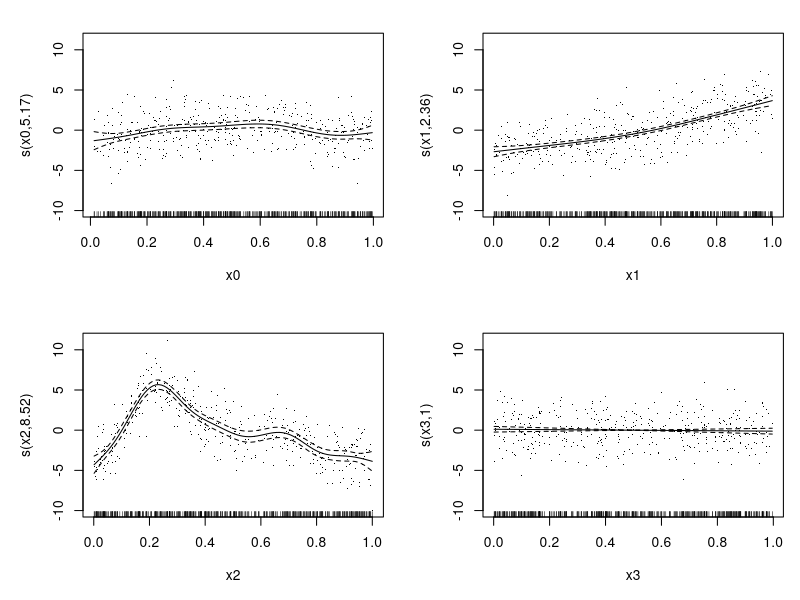
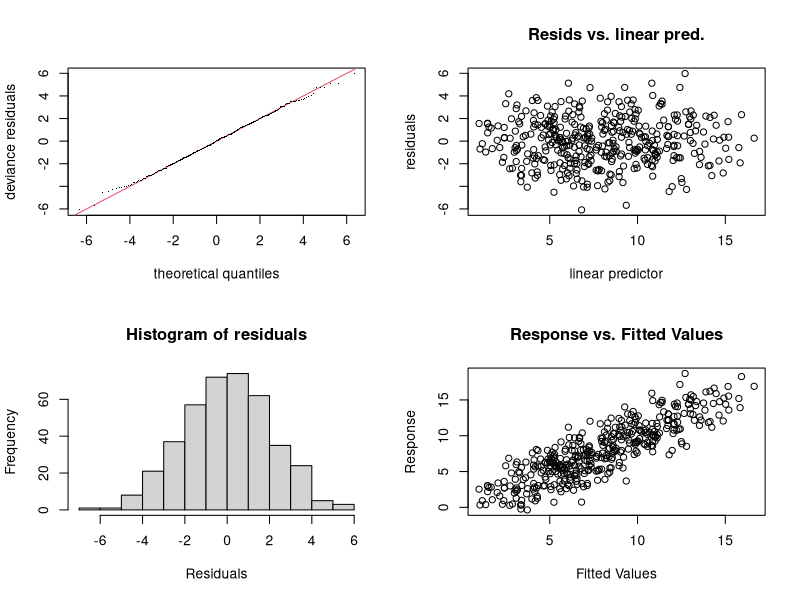
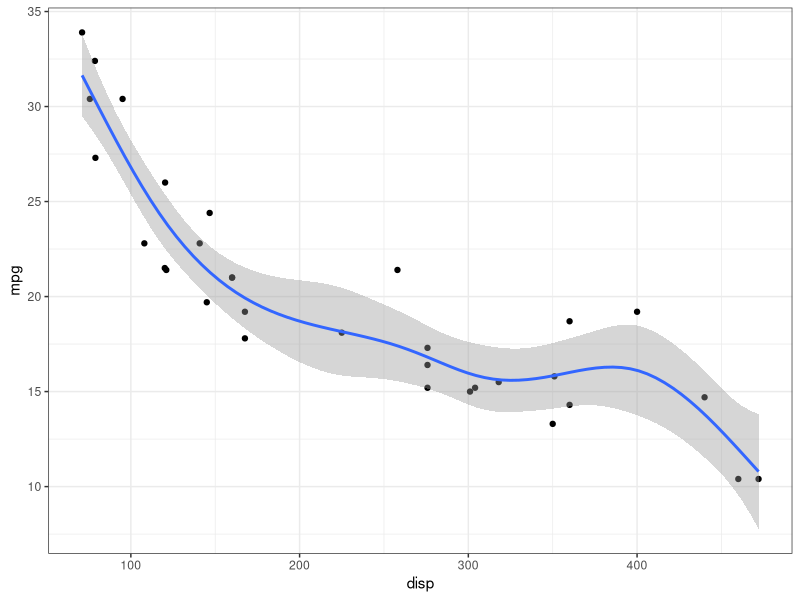
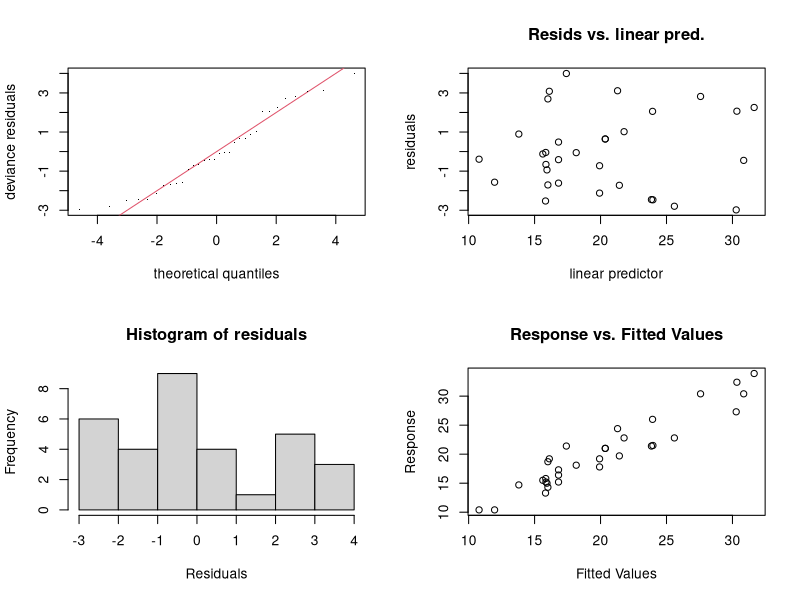
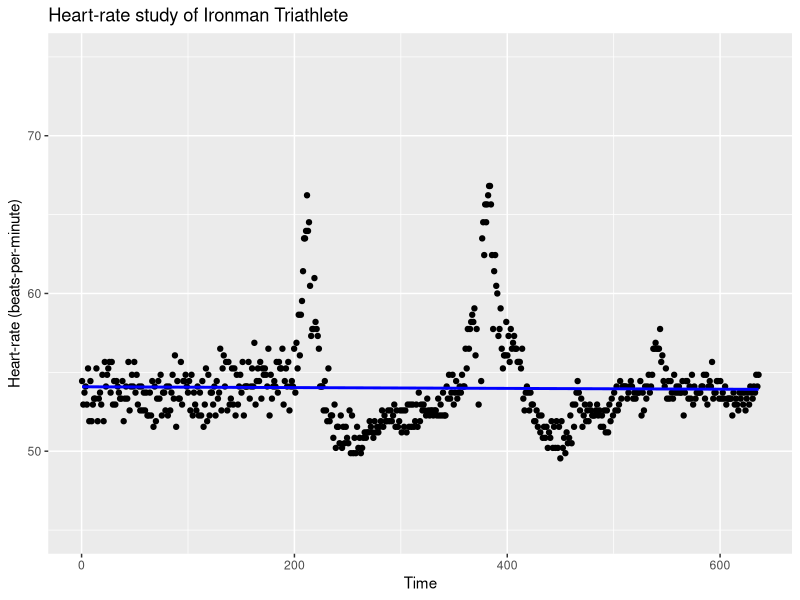
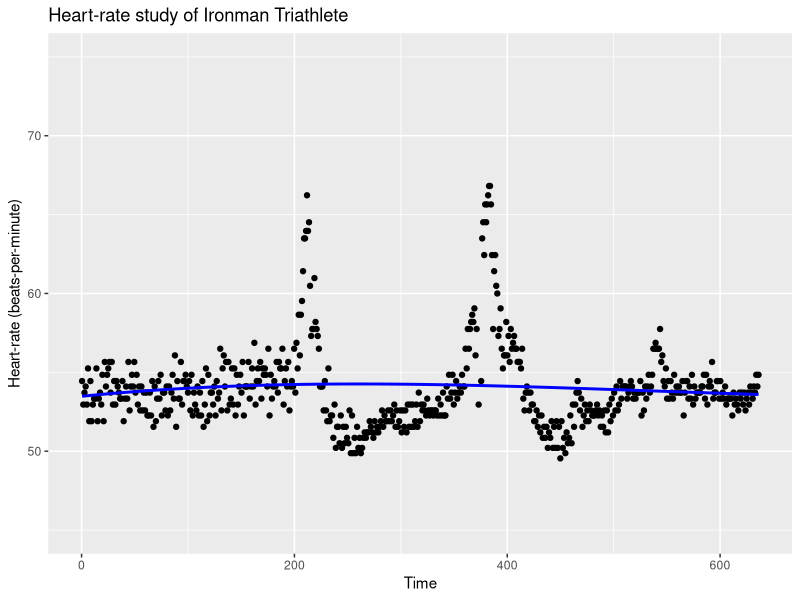
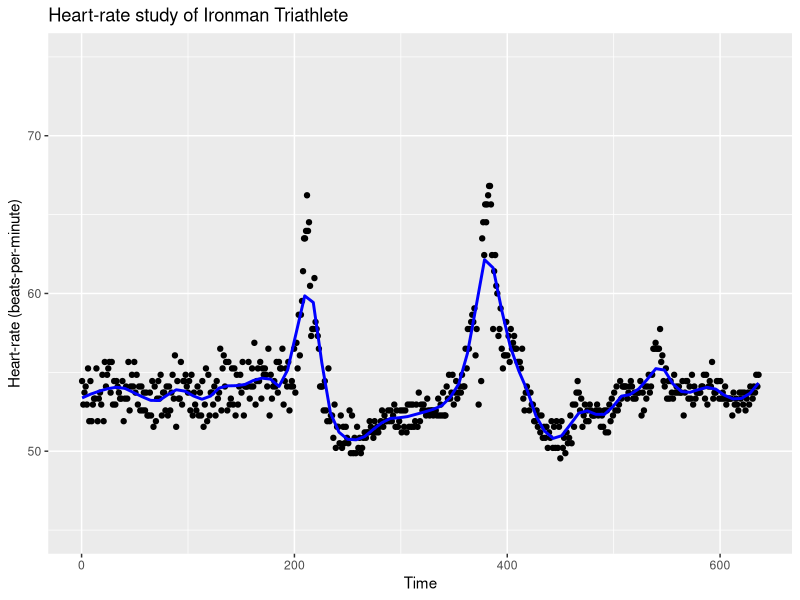
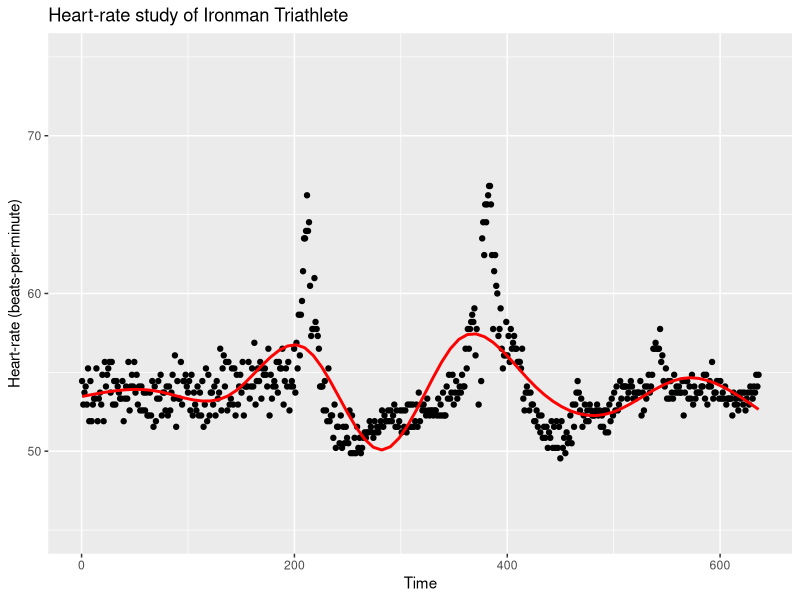

These figures' R source, in order:
## ---- chunk 1
knitr::opts_chunk$set(echo = TRUE, 
                      comment = NA, # Required
                      fig.path = "./figures/",  # Store all figures here in relative path (make the folder first)
                      fig.align = "center",
                      fig.width = 7,
                      fig.height = 7,
                      message = FALSE, # Turn off load messages
                      warning = FALSE # Turn off warnings
                      )
## ---- chunk 2
library(mgcv)
set.seed(0)
sim_data <- gamSim(1, n = 400, dist="normal", scale=2)
head(sim_data)
## ---- chunk 3
fit <- gam(y ~ s(x0) + s(x1) + s(x2) + s(x3), data = sim_data)
summary(fit)
## ---- chunk 4
plot(fit, pages=1, residuals=TRUE)
## ---- chunk 5
gam.check(fit)
## ---- chunk 6
data("mtcars")
mtcars_gam <- 
  gam(mpg ~ s(disp), data = mtcars, method = "REML")
summary(mtcars_gam)
## ---- chunk 7
library(ggplot2)
ggplot(data = mtcars, aes(x = disp, y = mpg)) +
  theme_bw() + geom_point() +
  geom_smooth(method = "gam", formula = y ~ s(x)) 
## ---- chunk 8
gam.check(mtcars_gam)
## ---- chunk 9

## ---- chunk 10
# Read dataset
i_df <- read.csv("./i9.csv", header = FALSE)
colnames(i_df) <- c("time", "hr")
# Re-index the time
i_df$time <- i_df$time - (i_df$time[1] + 4000)
i_df <- i_df[ (i_df$time > 0),]
# Remove outliers
i_df <- i_df[ !(i_df$hr > 90),]

p <- ggplot(i_df, aes(x=time, y=hr)) +
  geom_point() +
  labs(title = 'Heart-rate study of Ironman Triathlete',
       x = "Time", 
       y = "Heart-rate (beats-per-minute)") +
  ylim(45, 75)

head(i_df)
## ---- chunk 11
# Linear Model Fit (uses formula = y~x)
p + geom_smooth(method = 'lm', se=FALSE, color = 'blue')
## ---- chunk 12
# Model Fit adjusting splines
p + geom_smooth(method = 'lm', formula = y~splines::bs(x,3), se=FALSE, color = 'blue')
## ---- chunk 13
# Loess Model Fit 
p + stat_smooth(method = "loess", se = FALSE, span = 0.1,
                method.args = list(degree = 2), color = "blue", size = 1)
## ---- chunk 14
# GAM Model Fit (formula = y ~ s(x, bs = "cs"))
p + geom_smooth(method = 'gam', se=FALSE, color = 'red')
## ---- chunk 15
gam_fit <- gam(hr ~ s(time), data = i_df, method = "REML")
gam.check(gam_fit)
